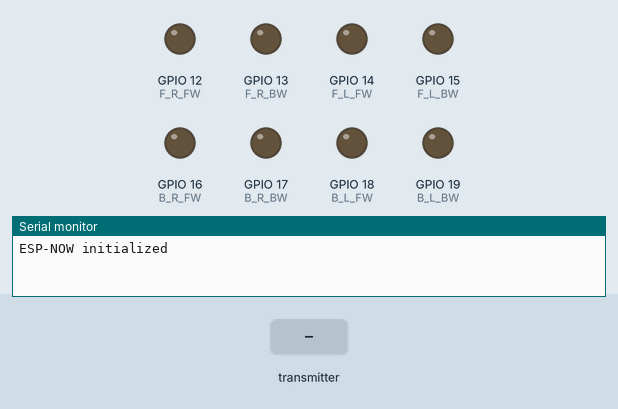
This sketch was run on a simulated ESP32. Parts: output pins drawn as LEDs (lit = HIGH), the last lines printed to the serial monitor. The inputs (shaded band) are chosen by the test bench.

Above: at 1.2 s.
1.3 s: the transmitter starts sending command = FORWARD
At 1.9 s:
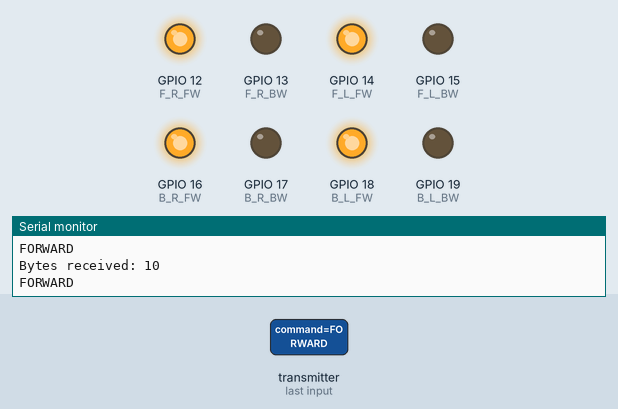
2.8 s: the transmitter starts sending command = BACKWARD
At 3.1 s:
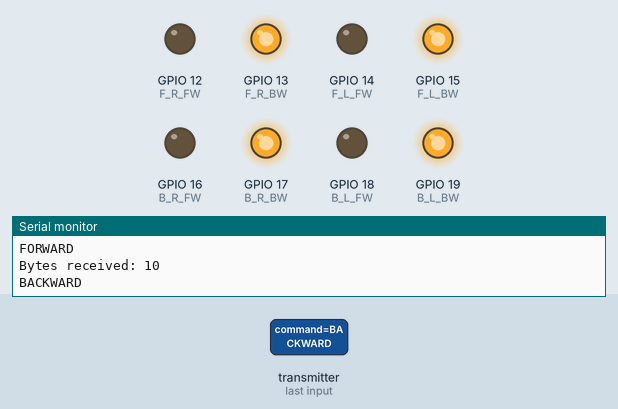
4.3 s: the transmitter starts sending command = RIGHT
At 5.5 s:
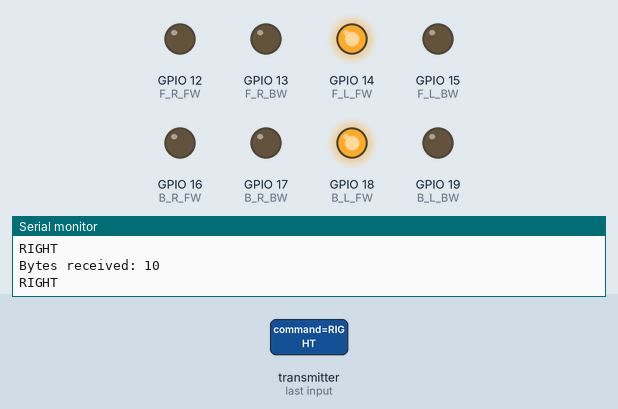
5.8 s: the transmitter starts sending command = LEFT
At 6.7 s:
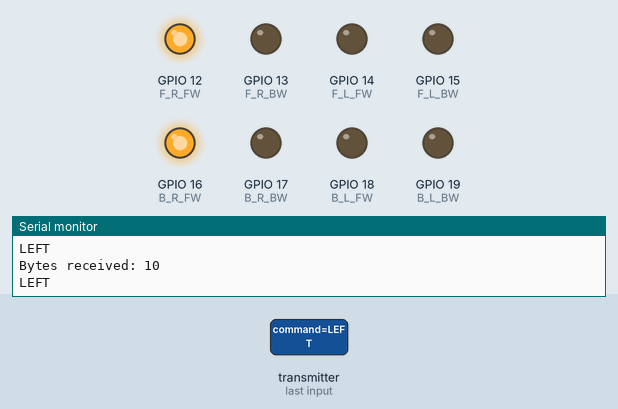
Timing chart, 0 to 8.3 s (numbered marks = the images above; inputs shaded):
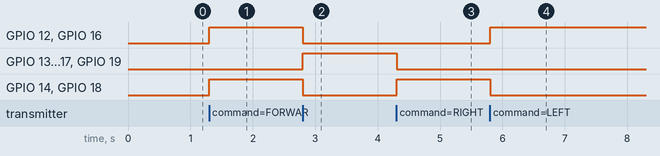

Measured:
- after the input at 1.3 s, GPIO 12 (F_R_FW), GPIO 14 (F_L_FW), GPIO 16 (B_R_FW), GPIO 18 (B_L_FW): LOW → HIGH at once
- after the input at 2.8 s, GPIO 12 (F_R_FW), GPIO 14 (F_L_FW), GPIO 16 (B_R_FW), GPIO 18 (B_L_FW): HIGH → LOW at once; GPIO 13 (F_R_BW), GPIO 15 (F_L_BW), GPIO 17 (B_R_BW), GPIO 19 (B_L_BW): LOW → HIGH at once
- after the input at 4.3 s, GPIO 13 (F_R_BW), GPIO 15 (F_L_BW), GPIO 17 (B_R_BW), GPIO 19 (B_L_BW): HIGH → LOW at once; GPIO 14 (F_L_FW), GPIO 18 (B_L_FW): LOW → HIGH at once
- after the input at 5.8 s, GPIO 12 (F_R_FW), GPIO 16 (B_R_FW): LOW → HIGH at once; GPIO 14 (F_L_FW), GPIO 18 (B_L_FW): HIGH → LOW at once

The sketch:

reciever.ino
```cpp
#include <esp_now.h>
#include <WiFi.h>

void forward();
void backward();
void right();
void left();
void stop();

int F_R_FW = 12;
int F_R_BW = 13;
int F_L_FW = 14;
int F_L_BW = 15;
int B_R_FW = 16;
int B_R_BW = 17;
int B_L_FW = 18;
int B_L_BW = 19;

typedef struct message {
  char command[10];
} message;
message DATA;

void REC_DATA(const esp_now_recv_info *mac, const unsigned char *incomingData, int len) {
  memcpy(&DATA, incomingData, sizeof(DATA));
  Serial.print("Bytes received: ");
  Serial.println(len);
  Serial.println(DATA.command);
  Serial.println();
}

void setup() {
  Serial.begin(115200);
  WiFi.mode(WIFI_STA);

  pinMode(F_R_FW, OUTPUT);
  pinMode(F_R_BW, OUTPUT);
  pinMode(F_L_FW, OUTPUT);
  pinMode(F_L_BW, OUTPUT);
  pinMode(B_R_FW, OUTPUT);
  pinMode(B_R_BW, OUTPUT);
  pinMode(B_L_FW, OUTPUT);
  pinMode(B_L_BW, OUTPUT);

  if (esp_now_init() == ESP_OK) {
    Serial.println("ESP-NOW initialized");
  }

  esp_now_register_recv_cb(REC_DATA);
}

void loop() {
  if (strcmp(DATA.command, "FORWARD") == 0) {
    forward();
  }
  else if (strcmp(DATA.command, "BACKWARD") == 0) {
    backward();
  }
  else if (strcmp(DATA.command, "RIGHT") == 0) {
    right();
  }
  else if (strcmp(DATA.command, "LEFT") == 0) {
    left();
  }
  else {
    stop();
  }

  delay(100);  // Adjust delay as needed
}

void forward() {
  digitalWrite(F_R_FW, HIGH);
  digitalWrite(F_L_FW, HIGH);
  digitalWrite(B_R_FW, HIGH);
  digitalWrite(B_L_FW, HIGH);

  digitalWrite(F_R_BW, LOW);
  digitalWrite(F_L_BW, LOW);
  digitalWrite(B_R_BW, LOW);
  digitalWrite(B_L_BW, LOW);
}

void backward() {
  digitalWrite(F_R_BW, HIGH);
  digitalWrite(F_L_BW, HIGH);
  digitalWrite(B_R_BW, HIGH);
  digitalWrite(B_L_BW, HIGH);

  digitalWrite(F_R_FW, LOW);
  digitalWrite(F_L_FW, LOW);
  digitalWrite(B_R_FW, LOW);
  digitalWrite(B_L_FW, LOW);
}

void right() {
  digitalWrite(F_L_FW, HIGH);
  digitalWrite(B_L_FW, HIGH);

  digitalWrite(F_R_FW, LOW);
  digitalWrite(B_R_FW, LOW);
  digitalWrite(F_R_BW, LOW);
  digitalWrite(F_L_BW, LOW);
  digitalWrite(B_R_BW, LOW);
  digitalWrite(B_L_BW, LOW);
}

void left() {
  digitalWrite(F_R_FW, HIGH);
  digitalWrite(B_R_FW, HIGH);

  digitalWrite(F_L_FW, LOW);
  digitalWrite(B_L_FW, LOW);
  digitalWrite(F_R_BW, LOW);
  digitalWrite(F_L_BW, LOW);
  digitalWrite(B_R_BW, LOW);
  digitalWrite(B_L_BW, LOW);
}

void stop() {
  digitalWrite(F_R_FW, LOW);
  digitalWrite(F_L_FW, LOW);
  digitalWrite(B_R_FW, LOW);
  digitalWrite(B_L_FW, LOW);
  digitalWrite(F_R_BW, LOW);
  digitalWrite(F_L_BW, LOW);
  digitalWrite(B_R_BW, LOW);
  digitalWrite(B_L_BW, LOW);
}
```
